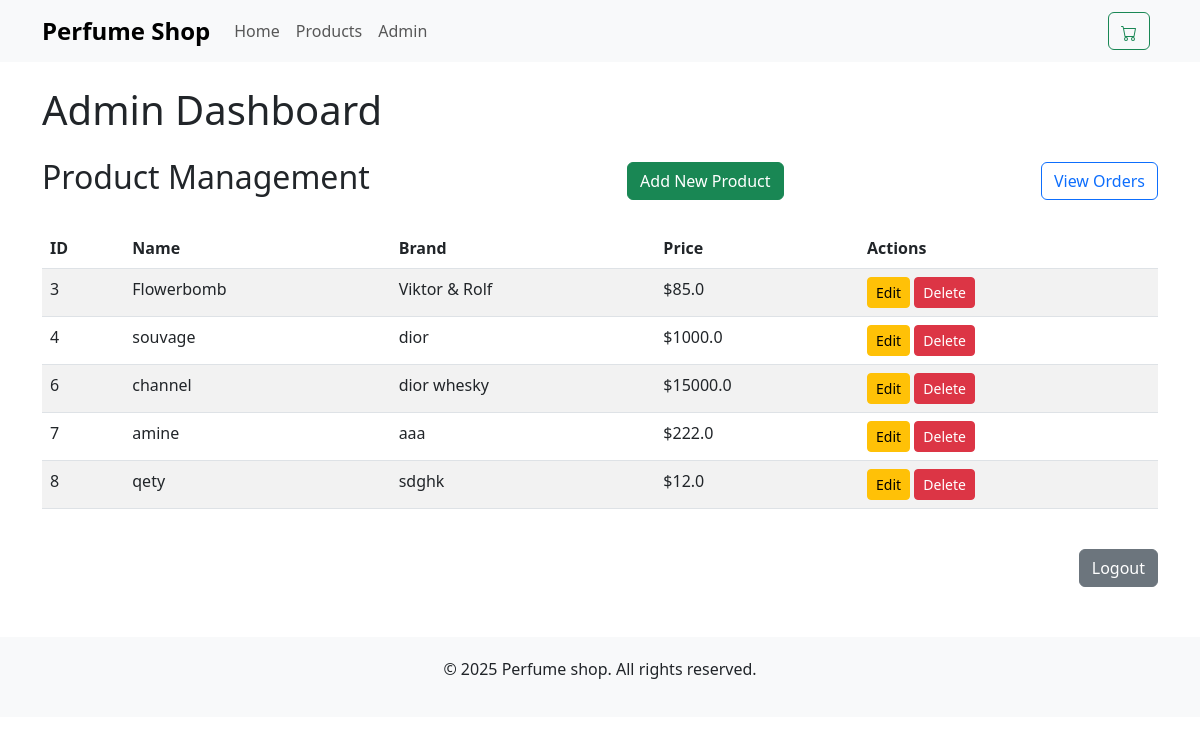
The app's page /admin/dashboard (signed in) with its own data.
### app.py (models this page shows)
class Product(db.Model):
    id = db.Column(db.Integer, primary_key=True)
    name = db.Column(db.String(100), nullable=False)
    brand = db.Column(db.String(100), nullable=False)
    description = db.Column(db.Text, nullable=False)
    price = db.Column(db.Float, nullable=False)
    image_url = db.Column(db.String(200), nullable=False)

### app.py (the view)
@app.route('/admin/dashboard')
def admin_dashboard():
    if not session.get('admin_logged_in'):
        flash('Please login first', 'warning')
        return redirect(url_for('admin_login'))
    products = Product.query.all()
    return render_template('admin_dashboard.html', products=products)

### app.py (called while the page is built)
@app.context_processor
def inject_cart_count():
    def get_cart_count():
        cart = session.get('cart', {})
        return sum(item['quantity'] for item in cart.values())
    return dict(get_cart_count=get_cart_count)

### templates/admin_dashboard.html (shortened to what this page needs)
{% extends "base.html" %}
{% block content %}
<h1 class="mb-4">Admin Dashboard</h1>
<div class="d-flex justify-content-between align-items-center mb-4">
    <h2>Product Management</h2>
    <a href="{{ url_for('add_product') }}" class="btn btn-success">Add New Product</a>
    <a href="{{ url_for('admin_orders') }}" class="btn btn-outline-primary">View Orders</a>
</div>
<div class="table-responsive">
    <table class="table table-striped">
        <thead>
            <tr>
                <th>ID</th>
                <th>Name</th>
                <th>Brand</th>
                <th>Price</th>
                <th>Actions</th>
            </tr>
        </thead>
        <tbody>
            {% for product in products %}
                <tr>
                    <td>{{ product.id }}</td>
                    <td>{{ product.name }}</td>
                    <td>{{ product.brand }}</td>
                    <td>${{ product.price }}</td>
                        <td>
                            <a href="{{ url_for('edit_product', product_id=product.id) }}" class="btn btn-sm btn-warning">Edit</a>
                            <form method="POST" action="{{ url_for('delete_product', product_id=product.id) }}" style="display:inline;">
                                <button type="submit" class="btn btn-sm btn-danger" onclick="return confirm('Are you sure you want to delete this product?')">Delete</button>
                            </form>
                        </td>
                </tr>
            {% endfor %}
        </tbody>
    </table>
</div>
<div class="text-end mt-4">
    <a href="{{ url_for('admin_logout') }}" class="btn btn-secondary">Logout</a>
</div>
{% endblock %}

### records on screen
Product: id "3", name "Flowerbomb", brand "Viktor & Rolf", price "85.0"
Product: id "4", name "souvage", brand "dior", price "1000.0"
Product: id "6", name "channel", brand "dior whesky", price "15000.0"
Product: id "7", name "amine", brand "aaa", price "222.0"
Product: id "8", name "qety", brand "sdghk", price "12.0"
